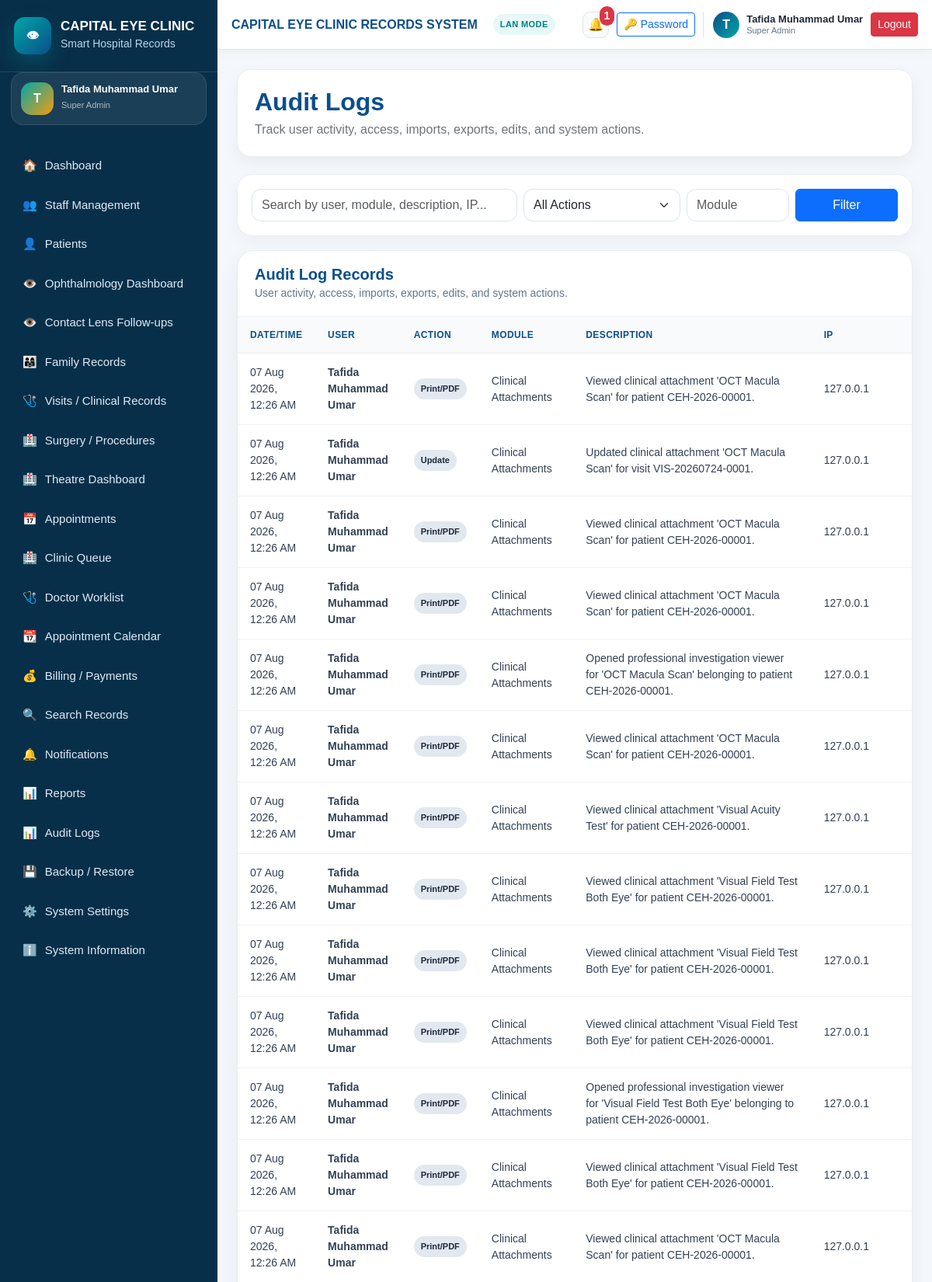
The page /audit-logs/ (signed in, upper part) on the database its author committed.
### settings_app/models.py (models this page shows, shortened)
class SystemSetting(models.Model):
    hospital_name = models.CharField(
        max_length=200,
        default="CAPITAL EYE HOSPITAL",
    )
    system_name = models.CharField(
        max_length=200,
        default="CAPITAL EYE HOSPITAL RECORDS SYSTEM",
    )
    hospital_address = models.TextField(blank=True)
    hospital_phone = models.CharField(max_length=50, blank=True)
    hospital_email = models.EmailField(blank=True)
    receipt_footer = models.TextField(
        blank=True,
        default="Thank you for choosing Capital Eye Hospital.",
    )
    report_footer = models.TextField(
        blank=True,
        default="Generated from CAPITAL EYE HOSPITAL RECORDS SYSTEM.",
    )
    backup_reminder_text = models.CharField(
        max_length=255,
        default="Remember to backup clinic records regularly.",
    )
    default_currency = models.CharField(
        max_length=10,
        default="₦",
    )
    allow_duplicate_warning = models.BooleanField(default=True)
    enable_audit_logs = models.BooleanField(default=True)
    updated_at = models.DateTimeField(auto_now=True)
    class Meta:
        verbose_name = "System Setting"
        verbose_name_plural = "System Settings"
    @classmethod
    def get_settings(cls):
        obj, created = cls.objects.get_or_create(pk=1)
        return obj

### accounts/models.py (models this page shows, shortened)
class User(AbstractUser):
    class Role(models.TextChoices):
        SUPER_ADMIN = "SUPER_ADMIN", "Super Admin"
        HOSPITAL_ADMIN = "HOSPITAL_ADMIN", "Hospital Admin"
        RECEPTIONIST = "RECEPTIONIST", "Receptionist"
        DOCTOR = "DOCTOR", "Doctor/Ophthalmologist"
        NURSE = "NURSE", "Nurse"
        CASHIER = "CASHIER", "Cashier/Accountant"
        RECORDS_OFFICER = "RECORDS_OFFICER", "Records Officer"
        LAB_STAFF = "LAB_STAFF", "Lab/Procedure Staff"
        VIEWER = "VIEWER", "Viewer/Auditor"
    role = models.CharField(
        max_length=30,
        choices=Role.choices,
        default=Role.VIEWER,
    )
    phone_number = models.CharField(max_length=20, blank=True)
    staff_id = models.CharField(max_length=30, blank=True, unique=True, null=True)
    department = models.CharField(max_length=100, blank=True)
    must_change_password = models.BooleanField(default=False)
    is_active_staff = models.BooleanField(default=True)
    created_at = models.DateTimeField(auto_now_add=True)
    updated_at = models.DateTimeField(auto_now=True)
    class Meta:
        ordering = ["first_name", "last_name", "username"]
    def __str__(self):
        full_name = self.get_full_name()
        return full_name if full_name else self.username

### audit_logs/models.py (models this page shows, shortened)
class AuditLog(models.Model):
    class ActionType(models.TextChoices):
        LOGIN = "LOGIN", "Login"
        LOGOUT = "LOGOUT", "Logout"
        CREATE = "CREATE", "Create"
        UPDATE = "UPDATE", "Update"
        DELETE = "DELETE", "Delete"
        VIEW = "VIEW", "View"
        EXPORT = "EXPORT", "Export"
        IMPORT = "IMPORT", "Import"
        PRINT = "PRINT", "Print/PDF"
        BACKUP = "BACKUP", "Backup"
        RESTORE = "RESTORE", "Restore"
        OTHER = "OTHER", "Other"
    user = models.ForeignKey(
        settings.AUTH_USER_MODEL,
        on_delete=models.SET_NULL,
        null=True,
        blank=True,
        related_name="audit_logs",
    )
    action = models.CharField(
        max_length=30,
        choices=ActionType.choices,
        default=ActionType.OTHER,
    )
    module = models.CharField(max_length=100)
    description = models.TextField()
    object_id = models.CharField(max_length=100, blank=True)
    object_repr = models.CharField(max_length=255, blank=True)
    ip_address = models.GenericIPAddressField(null=True, blank=True)
    user_agent = models.TextField(blank=True)
    created_at = models.DateTimeField(default=timezone.now)
    class Meta:
        ordering = ["-created_at"]
        indexes = [
            models.Index(fields=["action"]),
            models.Index(fields=["module"]),
            models.Index(fields=["created_at"]),
            models.Index(fields=["user"]),
        ]

### audit_logs/views.py (the view, shortened to what this page needs)
# urls.py: path("", views.audit_log_list, name="audit_log_list"),
@login_required
@admin_required
def audit_log_list(request):
    query = request.GET.get("q", "").strip()
    action = request.GET.get("action", "").strip()
    module = request.GET.get("module", "").strip()
    logs = AuditLog.objects.select_related("user").all()
    if action:
        logs = logs.filter(action=action)
    if module:
        logs = logs.filter(module__icontains=module)
    return render(request, "audit_logs/audit_log_list.html", {
        "logs": logs,
        "query": query,
        "action": action,
        "module": module,
        "action_choices": AuditLog.ActionType.choices,
    })

### notifications/context_processors.py (called while the page is built)
def notification_context(request):
    if not request.user.is_authenticated:
        return {
            "unread_notifications_count": 0,
            "recent_notifications": [],
        }
    notifications = Notification.objects.filter(
        recipient=request.user,
        is_read=False,
    ) | Notification.objects.filter(
        is_global=True,
        is_read=False,
    )
    notifications = notifications.order_by("-created_at")
    return {
        "unread_notifications_count": notifications.count(),
        "recent_notifications": notifications[:5],
    }

### templates/audit_logs/audit_log_list.html (shortened to what this page needs)
{% extends "base.html" %}
{% block content %}
<div class="page-header">
    <div>
        <h2>Audit Logs</h2>
        <p>Track user activity, access, imports, exports, edits, and system actions.</p>
    </div>
</div>
<div class="enterprise-filter-card">
    <form method="get" class="row g-2">
        <div class="col-md-5">
            <input type="text" name="q" value="{{ query }}" class="form-control"
                   placeholder="Search by user, module, description, IP...">
        </div>
        <div class="col-md-3">
            <select name="action" class="form-select">
                <option value="">All Actions</option>
            </select>
        </div>
        <div class="col-md-2">
            <input type="text" name="module" value="{{ module }}" class="form-control"
                   placeholder="Module">
        </div>
        <div class="col-md-2 d-grid">
            <button class="btn btn-primary">Filter</button>
        </div>
    </form>
</div>
<div class="enterprise-table-card">
    <div class="enterprise-table-header">
        <div>
            <h5>Audit Log Records</h5>
            <small>User activity, access, imports, exports, edits, and system actions.</small>
        </div>
    </div>
    <div class="table-responsive">
        <table class="table enterprise-table">
            <thead>
                <tr>
                    <th>Date/Time</th>
                    <th>User</th>
                    <th>Action</th>
                    <th>Module</th>
                    <th>Description</th>
                    <th>IP</th>
                </tr>
            </thead>
            <tbody>
                {% for log in logs %}
                    <tr>
                        <td data-label="Date/Time">{{ log.created_at|date:"d M Y, h:i A" }}</td>
                        <td data-label="User">
                            <strong>{{ log.user|default:"System" }}</strong>
                        </td>
                        <td data-label="Action">
                            <span class="enterprise-badge dark">{{ log.get_action_display }}</span>
                        </td>
                        <td data-label="Module">{{ log.module }}</td>
                        <td data-label="Description">{{ log.description }}</td>
                        <td data-label="IP">{{ log.ip_address|default:"-" }}</td>
                    </tr>
                {% endfor %}
            </tbody>
        </table>
    </div>
</div>
{% endblock %}

### templates/base.html (shortened to what this page needs)
{% load static %}
<!DOCTYPE html>
<html lang="en">
<head>
    <link href="{% static 'css/bootstrap.min.css' %}" rel="stylesheet">
    <link href="{% static 'css/app.css' %}?v=20260802-4" rel="stylesheet">
</head>
<body>
{% if user.is_authenticated %}
<div class="app-wrapper">
    <aside class="sidebar" id="sidebar">
        <div class="sidebar-brand">
            <div class="brand-logo eye-brand-logo">👁</div>
            <div>
                <h5>{{ system_settings.hospital_name|default:"CAPITAL EYE" }}</h5>
                <small>Smart Hospital Records</small>
            </div>
        </div>
        <div class="sidebar-user-mini">
            <div class="sidebar-user-avatar">
                {{ request.user.get_full_name|default:request.user.username|slice:":1"|upper }}
            </div>
            <div>
                <strong>{{ request.user.get_full_name|default:request.user.username }}</strong>
                <small>{{ request.user.get_role_display }}</small>
            </div>
        </div>
        <nav class="sidebar-nav">
            <a href="{% url 'dashboard' %}"
               class="nav-link-item {% if request.resolver_match.url_name == 'dashboard' %}active{% endif %}">
                <span>🏠</span> Dashboard
            </a>
            <a href="{% url 'staff_dashboard' %}"
               class="nav-link-item {% if 'staff' in request.resolver_match.url_name %}active{% endif %}">
                <span>👥</span> Staff Management
            </a>
            <a href="{% url 'patient_list' %}"
               class="nav-link-item {% if request.resolver_match.url_name == 'patient_list' or request.resolver_match.url_name == 'patient_create' or request.resolver_match.url_name == 'patient_detail' %}active{% endif %}">
                <span>👤</span> Patients
            </a>
            <a href="{% url 'ophthalmology_dashboard' %}"
               class="nav-link-item {% if request.resolver_match.url_name == 'ophthalmology_dashboard' %}active{% endif %}">
                <span>👁️</span> Ophthalmology Dashboard
            </a>
            <a href="{% url 'contact_lens_follow_up_queue' %}"
               class="nav-link-item {% if request.resolver_match.url_name == 'contact_lens_follow_up_queue' %}active{% endif %}">
                <span>👁️</span> Contact Lens Follow-ups
            </a>
            <a href="{% url 'family_group_list' %}" class="nav-link-item">
                <span>👨‍👩‍👧</span> Family Records
            </a>
            <a href="{% url 'visit_list' %}" class="nav-link-item">
                <span>🩺</span> Visits / Clinical Records
            </a>
            <a href="{% url 'surgery_list' %}" class="nav-link-item">
                <span>🏥</span> Surgery / Procedures
            </a>
            <a href="{% url 'surgery_theatre_dashboard' %}" class="nav-link-item">
                <span>🏥</span> Theatre Dashboard
            </a>
            <a href="{% url 'appointment_list' %}" class="nav-link-item">
                <span>📅</span> Appointments
            </a>
            <a href="{% url 'clinic_queue' %}" class="nav-link-item">
                <span>🏥</span> Clinic Queue
            </a>
            <a href="{% url 'doctor_worklist' %}" class="nav-link-item">
                <span>🩺</span> Doctor Worklist
            </a>
            <a href="{% url 'appointment_calendar' %}" class="nav-link-item">
                <span>📆</span> Appointment Calendar
            </a>
            <a href="{% url 'bill_list' %}" class="nav-link-item">
                <span>💰</span> Billing / Payments
            </a>
            <a href="{% url 'global_search' %}" class="nav-link-item">
                <span>🔍</span> Search Records
            </a>
            <a href="{% url 'notification_list' %}"
               class="nav-link-item {% if 'notification' in request.resolver_match.url_name %}active{% endif %}">
                <span>🔔</span> Notifications
            </a>
            <a href="{% url 'reports_dashboard' %}"
               class="nav-link-item {% if 'report' in request.resolver_match.url_name %}active{% endif %}">
                <span>📊</span> Reports
            </a>
            <a href="{% url 'audit_log_list' %}" class="nav-link-item">
                <span>📊</span> Audit Logs
            </a>
            <a href="{% url 'backup_dashboard' %}" class="nav-link-item">
                <span>💾</span> Backup / Restore
            </a>
            <a href="{% url 'system_setting_update' %}" class="nav-link-item">
                <span>⚙️</span> System Settings
            </a>
            <a href="{% url 'about_system' %}"
               class="nav-link-item {% if request.resolver_match.url_name == 'about_system' %}active{% endif %}">
                <span>ℹ️</span> System Information
            </a>
        </nav>
    </aside>
    <main class="main-content">
        <header class="topbar enterprise-topbar">
            <div class="topbar-title">
                <strong>{{ system_settings.system_name }}</strong>
                <span class="system-mode-badge">LAN MODE</span>
            </div>
            <div class="user-area enterprise-user-area">
                <a href="{% url 'notification_list' %}" class="topbar-icon-btn position-relative" title="Notifications">
                    🔔
                    {% if unread_notifications_count %}
                        <span class="notification-count-badge">{{ unread_notifications_count }}</span>
                    {% endif %}
                </a>
                <a href="{% url 'change_own_password' %}" class="btn btn-sm btn-outline-primary topbar-password-btn">
                    🔑 Password
                </a>
                <div class="topbar-user-card">
                    <div class="topbar-avatar">
                        {{ request.user.get_full_name|default:request.user.username|slice:":1"|upper }}
                    </div>
                    <div class="topbar-user-text">
                        <strong>{{ request.user.get_full_name|default:request.user.username }}</strong>
                        <small>{{ request.user.get_role_display }}</small>
                    </div>
                </div>
                <a href="{% url 'logout' %}" class="btn btn-sm btn-danger">
                    Logout
                </a>
            </div>
        </header>
        <section class="page-content page-transition">
            {% block content %}{% endblock %}
        </section>
    </main>
</div>
{% else %}
    {% block public_content %}{% endblock %}
{% endif %}
</body>
</html>

### rows shown on the page
SystemSetting: hospital_name "CAPITAL EYE CLINIC", system_name "CAPITAL EYE CLINIC RECORDS SYSTEM"
User: user.get_full_name "T", user.get_full_name "Tafida Muhammad Umar", user.role "Super Admin"
AuditLog: created_at "07 Aug 2026, 12:26 AM", user "Tafida Muhammad Umar", action "Print/PDF", module "Clinical Attachments", description "Viewed clinical attachment 'OCT Macula Scan' for patient CEH-2026-00001.", ip_address "127.0.0.1"
AuditLog: created_at "07 Aug 2026, 12:26 AM", user "Tafida Muhammad Umar", action "Update", module "Clinical Attachments", description "Updated clinical attachment 'OCT Macula Scan' for visit VIS-20260724-0001.", ip_address "127.0.0.1"
AuditLog: created_at "07 Aug 2026, 12:26 AM", user "Tafida Muhammad Umar", action "Print/PDF", module "Clinical Attachments", description "Viewed clinical attachment 'OCT Macula Scan' for patient CEH-2026-00001.", ip_address "127.0.0.1"
AuditLog: created_at "07 Aug 2026, 12:26 AM", user "Tafida Muhammad Umar", action "Print/PDF", module "Clinical Attachments", description "Viewed clinical attachment 'OCT Macula Scan' for patient CEH-2026-00001.", ip_address "127.0.0.1"
AuditLog: created_at "07 Aug 2026, 12:26 AM", user "Tafida Muhammad Umar", action "Print/PDF", module "Clinical Attachments", description "Opened professional investigation viewer for 'OCT Macula Scan' belonging to patient CEH-2026-00001.", ip_address "127.0.0.1"
AuditLog: created_at "07 Aug 2026, 12:26 AM", user "Tafida Muhammad Umar", action "Print/PDF", module "Clinical Attachments", description "Viewed clinical attachment 'OCT Macula Scan' for patient CEH-2026-00001.", ip_address "127.0.0.1"
AuditLog: created_at "07 Aug 2026, 12:26 AM", user "Tafida Muhammad Umar", action "Print/PDF", module "Clinical Attachments", description "Viewed clinical attachment 'Visual Acuity Test' for patient CEH-2026-00001.", ip_address "127.0.0.1"
AuditLog: created_at "07 Aug 2026, 12:26 AM", user "Tafida Muhammad Umar", action "Print/PDF", module "Clinical Attachments", description "Viewed clinical attachment 'Visual Field Test Both Eye' for patient CEH-2026-00001.", ip_address "127.0.0.1"
AuditLog: created_at "07 Aug 2026, 12:26 AM", user "Tafida Muhammad Umar", action "Print/PDF", module "Clinical Attachments", description "Viewed clinical attachment 'Visual Field Test Both Eye' for patient CEH-2026-00001.", ip_address "127.0.0.1"
AuditLog: created_at "07 Aug 2026, 12:26 AM", user "Tafida Muhammad Umar", action "Print/PDF", module "Clinical Attachments", description "Viewed clinical attachment 'Visual Field Test Both Eye' for patient CEH-2026-00001.", ip_address "127.0.0.1"
AuditLog: created_at "07 Aug 2026, 12:26 AM", user "Tafida Muhammad Umar", action "Print/PDF", module "Clinical Attachments", description "Opened professional investigation viewer for 'Visual Field Test Both Eye' belonging to patient CEH-2026-00001.", ip_address "127.0.0.1"
AuditLog: created_at "07 Aug 2026, 12:26 AM", user "Tafida Muhammad Umar", action "Print/PDF", module "Clinical Attachments", description "Viewed clinical attachment 'Visual Field Test Both Eye' for patient CEH-2026-00001.", ip_address "127.0.0.1"
AuditLog: created_at "07 Aug 2026, 12:26 AM", user "Tafida Muhammad Umar", action "Print/PDF", module "Clinical Attachments", description "Viewed clinical attachment 'OCT Macula Scan' for patient CEH-2026-00001.", ip_address "127.0.0.1"

### other values the page prints
{{ unread_notifications_count }} "1"
